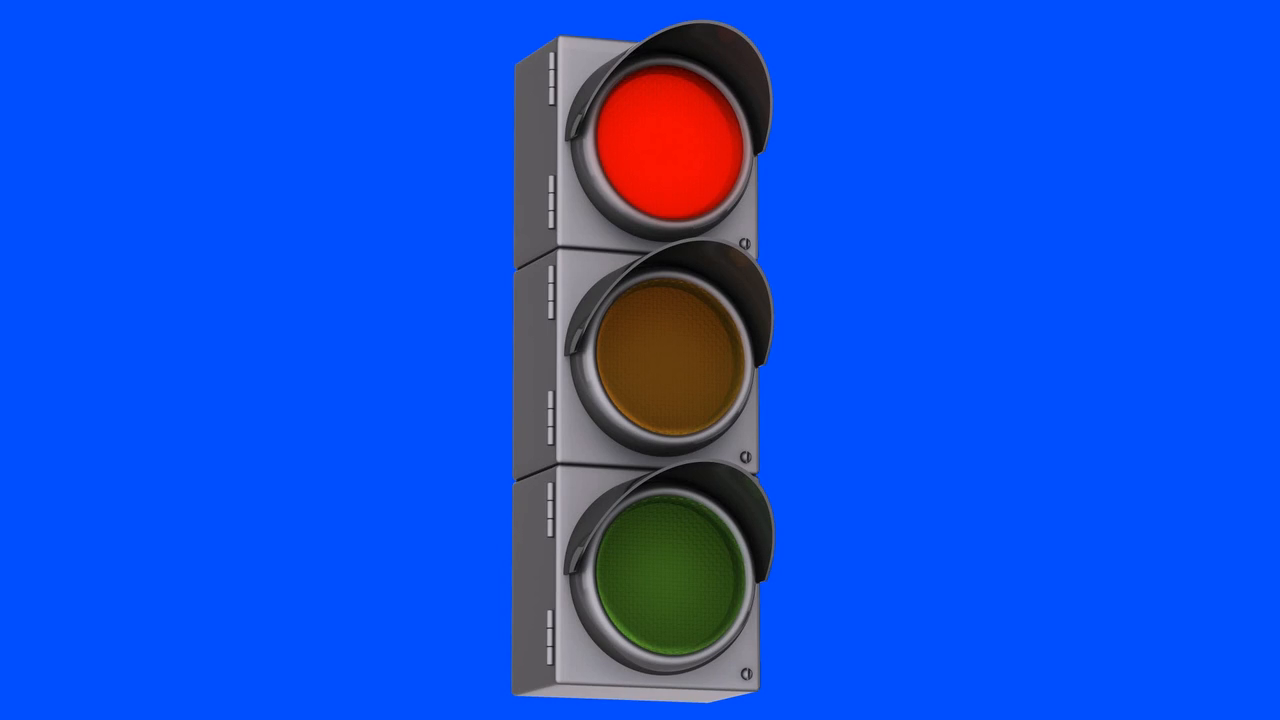
//> input picture frame 26 of Traffic_Light.mp4, 1280 x 720 px
$ ./main   (built with g++ and OpenCV 4)
//> lines starting //> are read from the running program, lines starting //| are printed output that depends on the picture; after the words box and inside, x2 and y2 are one past the last pixel; in counts of white or black regions, pixels touching at a corner belong together
#include <opencv2/highgui.hpp>
#include <opencv2/opencv.hpp>
#include <iostream>
#include <stdio.h>
#include <vector>
#include <string>

using namespace cv;
using namespace std;

int main(int argc, char** argv) {

    VideoCapture capture("./Traffic_Light.mp4");

    if (!capture.isOpened()) {
        printf("Can't open the video");
        return 0;
    }

    //opencv 이미지 변수
    Mat frame_light;

    while (1) {
        capture >> frame_light;
//> frame_light is the input picture: 720 rows x 1280 cols, CV_8UC3; mean B, G, R 221.1, 78.7, 18.4
        if (frame_light.empty()) break;

        Mat gray_light;
        cvtColor(frame_light, gray_light, CV_BGR2GRAY);
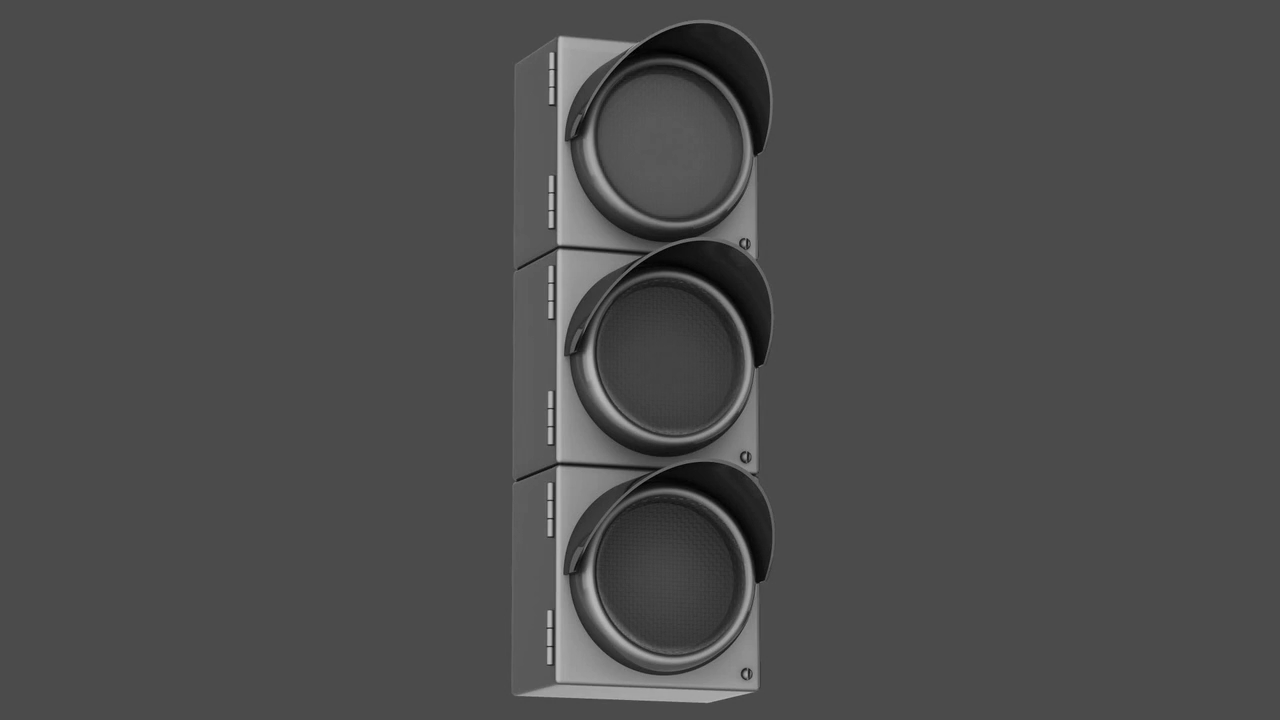
//> gray_light: 720 rows x 1280 cols, CV_8UC1; min 1, max 193, mean 76.5
        Mat blur_light;
        GaussianBlur(gray_light, blur_light, Size(0, 0), 1.0);

        // 원 검출
        vector<Vec3f> circles;
        HoughCircles(blur_light, circles, CV_HOUGH_GRADIENT, 1, 50, 120, 50, 50, 90);
//> circles = 3 circles (x, y, radius): [668.5, 357.5, 81.6], [665.5, 573.5, 85], [665.5, 152.5, 88.3]

        for (size_t i = 0; i < circles.size(); i++) {
            Point center(cvRound(circles[i][0]), cvRound(circles[i][1]));
            int radius = cvRound(circles[i][2]);
            circle(frame_light, center, radius, Scalar(0, 0, 255), 3, 8, 0);

            int x1 = int(cvRound(circles[i][0] - radius));
            int y1 = int(cvRound(circles[i][1] - radius));
            Rect rect(x1, y1, 2 * radius, 2 * radius);
            Mat crop_light = frame_light(rect);
            //imshow("crop", crop);

            int cw = rect.size().width;
            int ch = rect.size().height;

            // 신호등 영역 ROI mask 영상
            Mat mask_light(cw, ch, CV_8UC1, Scalar::all(0));
            Point crop_center(int(cw / 2), int(ch / 2));
            circle(mask_light, crop_center, radius, Scalar::all(255) , -1, 8, 0);

            //imshow("mask", mask);

            // 색 인식
            Mat hsv_light;
            cvtColor(crop_light, hsv_light, CV_BGR2HSV);
            vector<Mat> channels;
            split(hsv_light, channels);
            channels[0] += 30;
            merge(channels, hsv_light);

            float mean_hue_light = mean(hsv_light, mask_light)[0];

            printf("%f \n", mean_hue_light);

            string color = "none";
            if (mean_hue_light > 0 && mean_hue_light < 60) {
                color = "red";
            }
            else if (mean_hue_light > 70 && mean_hue_light < 150) {
                color = "green";
            }
            putText(frame_light, color, center, CV_FONT_HERSHEY_SIMPLEX, 0.75, Scalar::all(255));

            imshow("frame", frame_light);
        }
//> this loop made 3 passes
//> (center, radius, x1, y1, cw, ch, crop_center, mean_hue_light) on passes 1 to 3: (Point(668, 358), 82, 586, 276, 164, 164, Point(82, 82), 51), (Point(666, 574), 85, 580, 488, 170, 170, Point(85, 85), 80.38), (Point(666, 152), 88, 578, 64, 176, 176, Point(88, 88), 57.49)
//| 50.998150
//| 80.380058
//| 57.485088
//> pass 1, `Mat crop_light = frame_light(rect);`:
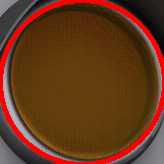
//> crop_light: 164 rows x 164 cols, CV_8UC3; mean B, G, R 27.1, 55.1, 102.2
//> after the loop:
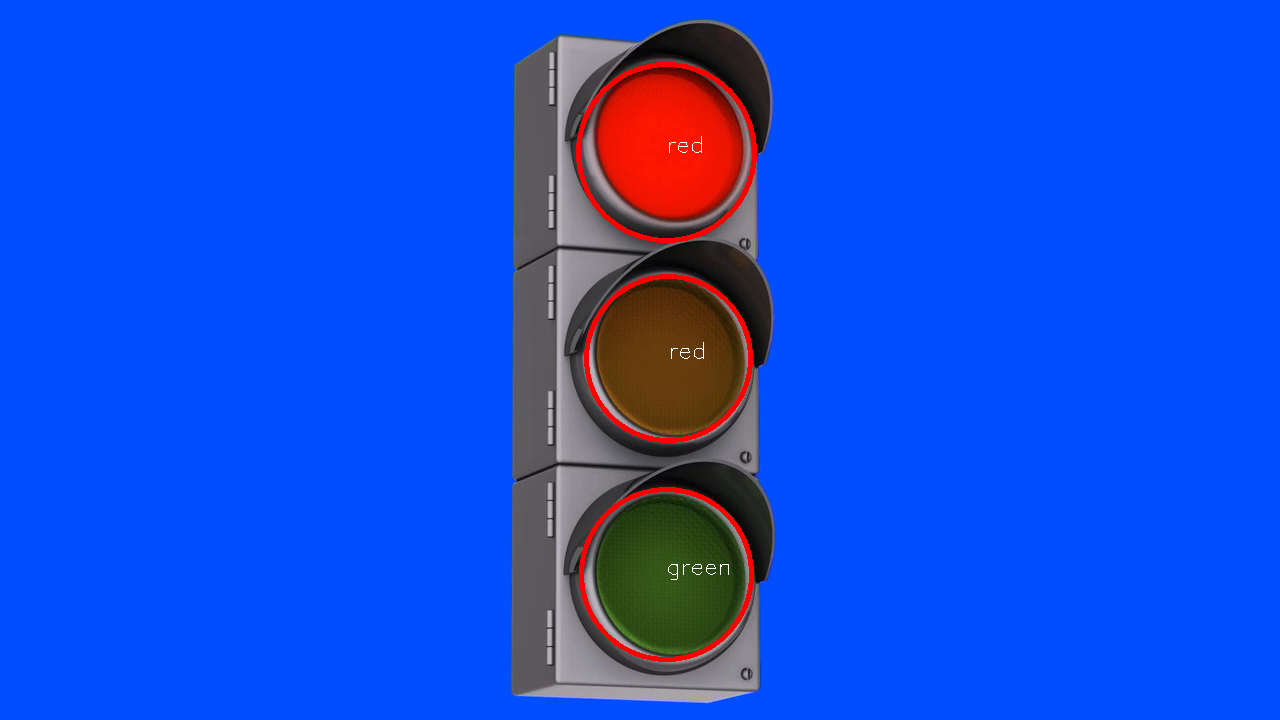
//> frame_light: 720 rows x 1280 cols, CV_8UC3; 0.91% of pixels changed, all inside (x1, y1, x2, y2) = (576, 62, 757, 662)

        if (waitKey(20) == 27) break;
//> the Esc key is pressed
    }

    capture.release();
    destroyAllWindows();

	return 0;
}

$ run again, starting later in the video
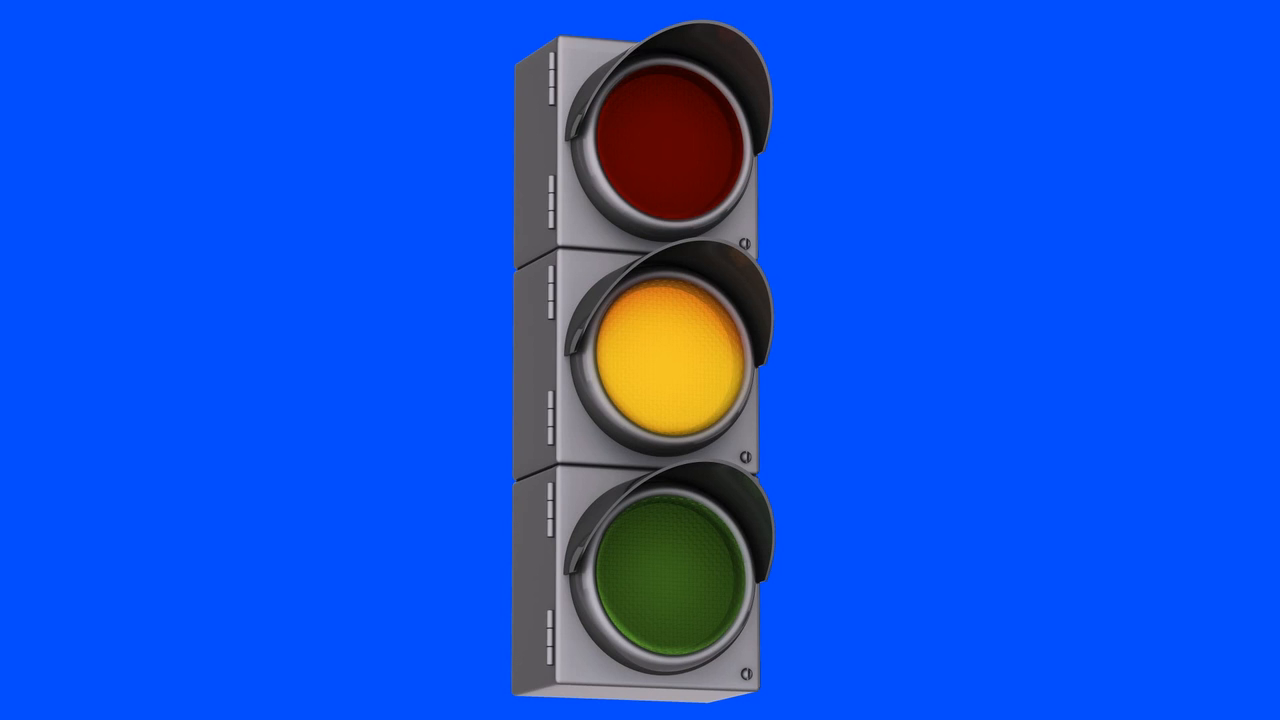
//> input picture frame 117 of Traffic_Light.mp4, 1280 x 720 px
//> frame_light is the input picture: 720 rows x 1280 cols, CV_8UC3; mean B, G, R 221.4, 80.6, 18.4
//> circles = 4 circles (x, y, radius): [664.5, 366.5, 89.4], [660.5, 147.5, 89.4], [663.5, 585.5, 89.4], [697.5, 90.5, 72.7]
//> the loop `for (size_t i = 0; i < circles.size(); i++)` made 4 passes
//> (center, radius, x1, y1, cw, ch, crop_center, mean_hue_light) on passes 1 to 4: (Point(664, 366), 89, 576, 278, 178, 178, Point(89, 89), 60.51), (Point(660, 148), 89, 572, 58, 178, 178, Point(89, 89), 59.33), (Point(664, 586), 89, 574, 496, 178, 178, Point(89, 89), 88.69), (Point(698, 90), 73, 624, 18, 146, 146, Point(73, 73), 51.07)
//> (printed output is left out)
//> pass 1, `Mat crop_light = frame_light(rect);`:
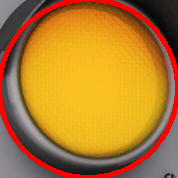
//> crop_light: 178 rows x 178 cols, CV_8UC3; mean B, G, R 46.3, 124.1, 180.7
//> after the loop `for (size_t i = 0; i < circles.size(); i++)`:
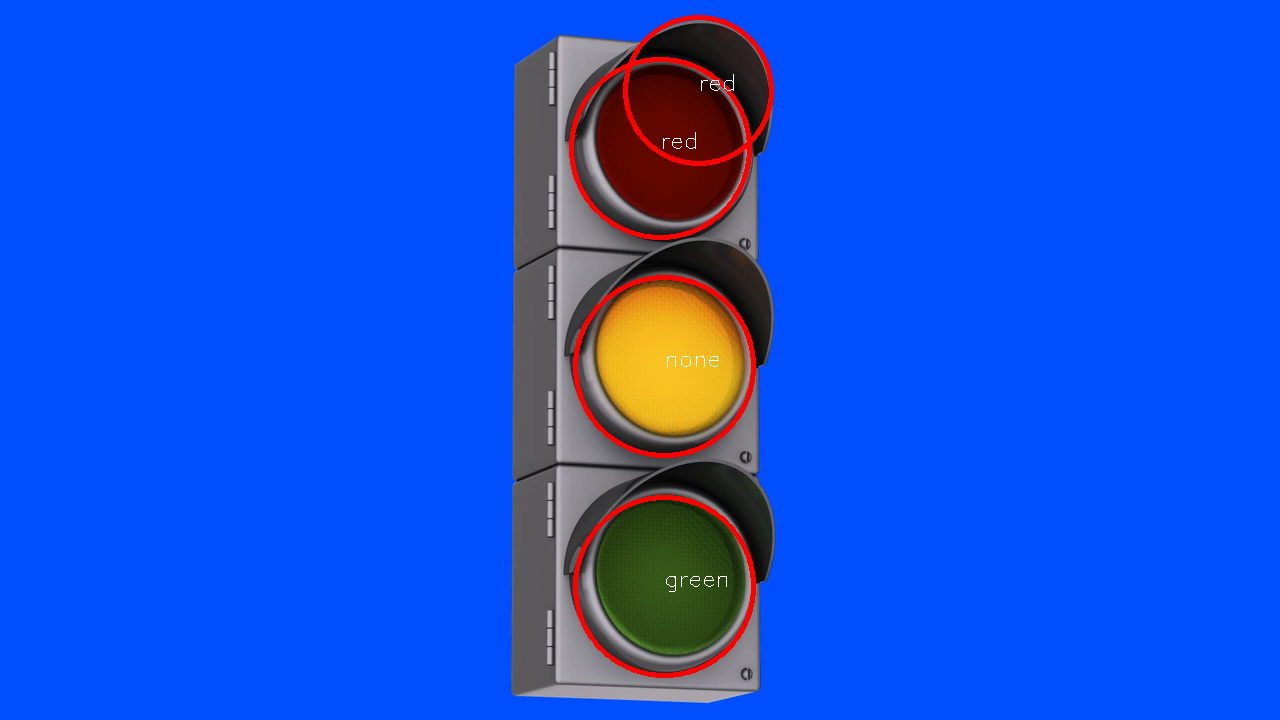
//> frame_light: 720 rows x 1280 cols, CV_8UC3; 1.19% of pixels changed, all inside (x1, y1, x2, y2) = (569, 15, 774, 678)

$ run again, starting later in the video
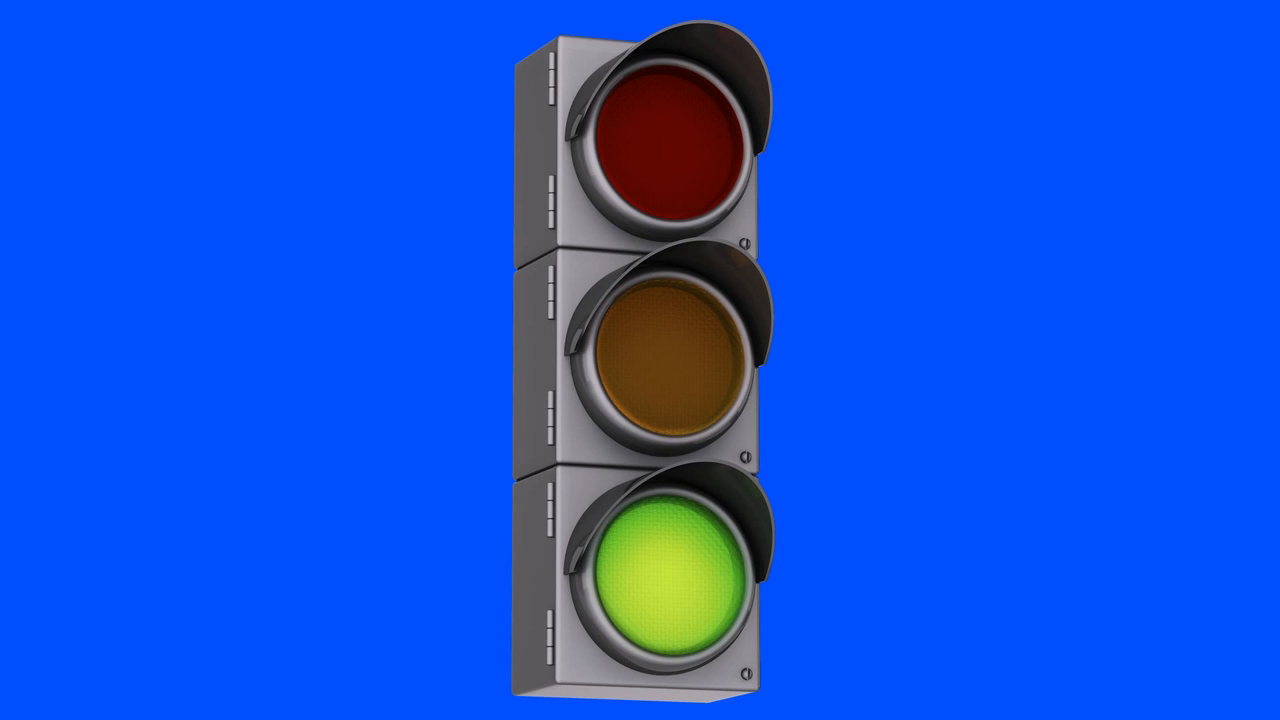
//> input picture frame 208 of Traffic_Light.mp4, 1280 x 720 px
//> frame_light is the input picture: 720 rows x 1280 cols, CV_8UC3; mean B, G, R 221.6, 80.8, 17.6
//> circles = 4 circles (x, y, radius): [660.5, 147.5, 89.4], [663.5, 585.5, 89.4], [665.5, 355.5, 83.9], [702.5, 87.5, 68.1]
//> the loop `for (size_t i = 0; i < circles.size(); i++)` made 4 passes
//> (center, radius, x1, y1, cw, ch, crop_center, mean_hue_light) on passes 1 to 4: (Point(660, 148), 89, 572, 58, 178, 178, Point(89, 89), 57.43), (Point(664, 586), 89, 574, 496, 178, 178, Point(89, 89), 80.64), (Point(666, 356), 84, 582, 272, 168, 168, Point(84, 84), 54.45), (Point(702, 88), 68, 634, 20, 136, 136, Point(68, 68), 47.1)
//> (printed output is left out)
//> pass 1, `Mat crop_light = frame_light(rect);`:
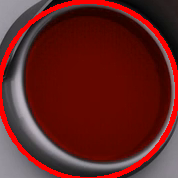
//> crop_light: 178 rows x 178 cols, CV_8UC3; mean B, G, R 33, 35, 99.8
//> after the loop `for (size_t i = 0; i < circles.size(); i++)`:
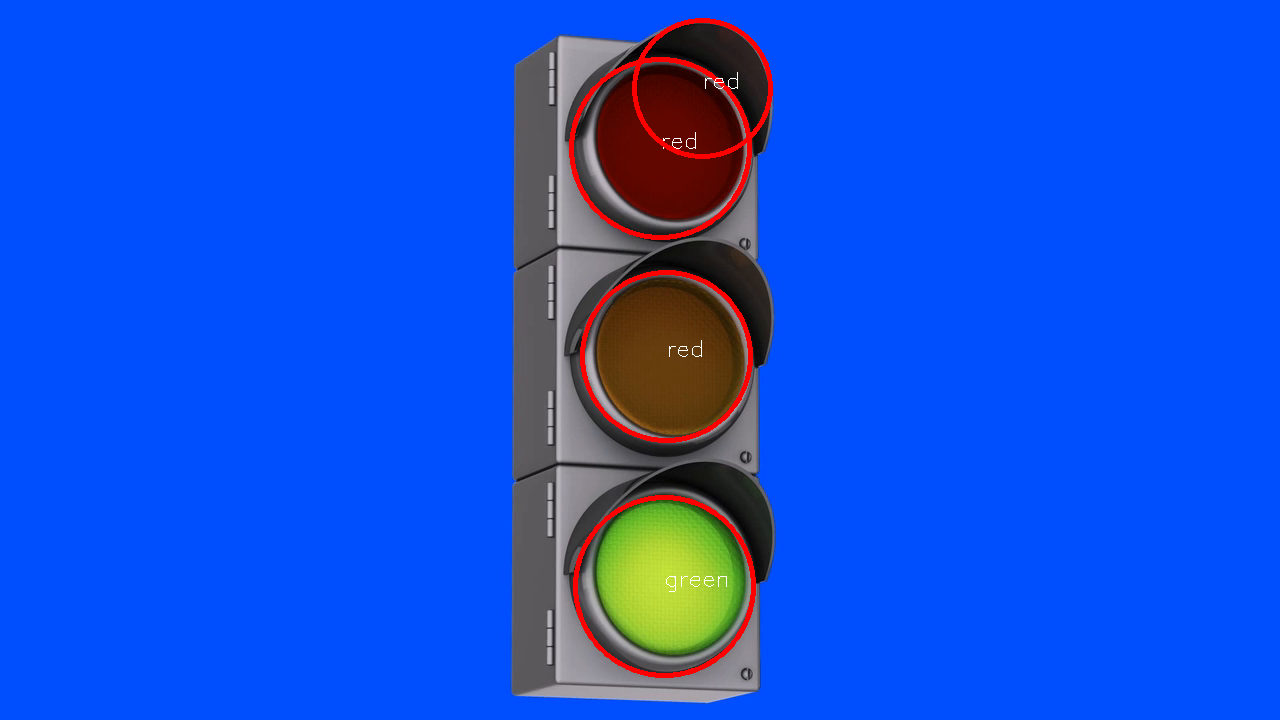
//> frame_light: 720 rows x 1280 cols, CV_8UC3; 1.15% of pixels changed, all inside (x1, y1, x2, y2) = (569, 18, 773, 678)
